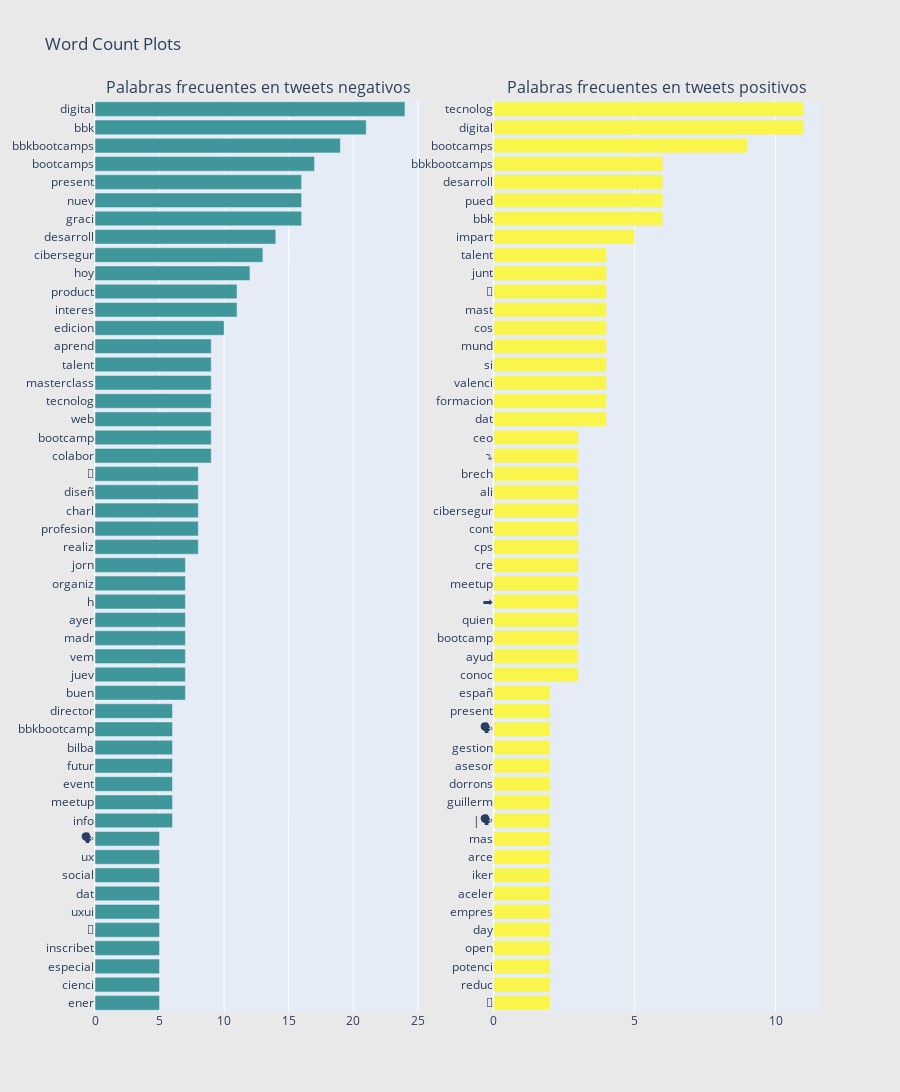

Write notebook code for a chart like this one.
### Code cell
plot_ngrams(df, 'pred_bin', 'text_trans', 1)

### Figure 1 — Plotly figure (JSON) as saved in the notebook; plotly's stock layout.template omitted (floating-point values rounded to 4 significant figures)
{"data": [{"marker": {"color": "#3F979B"}, "orientation": "h", "showlegend": false, "type": "bar", "x": [5, 5, 5, 5, 5, 5, 5, 5, 5, 5, 6, 6, 6, 6, 6, 6, 6, 7, 7, 7, 7, 7, 7, 7, 7, 8, 8, 8, 8, 8, 9, 9, 9, 9, 9, 9, 9, 10, 11, 11, 12, 13, 14, 16, 16, 16, 17, 19, 21, 24], "xaxis": "x", "y": ["ener", "cienci", "especial", "inscribet", "📅", "uxui", "dat", "social", "ux", "🗣", "info", "meetup", "event", "futur", "bilba", "bbkbootcamp", "director", "buen", "juev", "vem", "madr", "ayer", "h", "organiz", "jorn", "realiz", "profesion", "charl", "diseñ", "🤝", "colabor", "bootcamp", "web", "tecnolog", "masterclass", "talent", "aprend", "edicion", "interes", "product", "hoy", "cibersegur", "desarroll", "graci", "nuev", "present", "bootcamps", "bbkbootcamps", "bbk", "digital"], "yaxis": "y"}, {"marker": {"color": "#F9F54B"}, "orientation": "h", "showlegend": false, "type": "bar", "x": [2, 2, 2, 2, 2, 2, 2, 2, 2, 2, 2, 2, 2, 2, 2, 2, 2, 2, 3, 3, 3, 3, 3, 3, 3, 3, 3, 3, 3, 3, 3, 3, 4, 4, 4, 4, 4, 4, 4, 4, 4, 4, 5, 6, 6, 6, 6, 9, 11, 11], "xaxis": "x2", "y": ["🚀", "reduc", "potenci", "open", "day", "empres", "aceler", "iker", "arce", "mas", "|🗣", "guillerm", "dorrons", "asesor", "gestion", "🗣", "present", "españ", "conoc", "ayud", "bootcamp", "quien", "➡", "meetup", "cre", "cps", "cont", "cibersegur", "ali", "brech", "⤵️", "ceo", "dat", "formacion", "valenci", "si", "mund", "cos", "mast", "🤝", "junt", "talent", "impart", "bbk", "pued", "desarroll", "bbkbootcamps", "bootcamps", "digital", "tecnolog"], "yaxis": "y2"}], "layout": {"annotations": [{"font": {"size": 16}, "showarrow": false, "text": "Palabras frecuentes en tweets negativos", "x": 0.225, "xanchor": "center", "xref": "paper", "y": 1, "yanchor": "bottom", "yref": "paper"}, {"font": {"size": 16}, "showarrow": false, "text": "Palabras frecuentes en tweets positivos", "x": 0.775, "xanchor": "center", "xref": "paper", "y": 1, "yanchor": "bottom", "yref": "paper"}], "height": 1200, "paper_bgcolor": "rgb(233,233,233)", "title": {"text": "Word Count Plots"}, "width": 900, "xaxis": {"anchor": "y", "domain": [0, 0.45]}, "xaxis2": {"anchor": "y2", "domain": [0.55, 1]}, "yaxis": {"anchor": "x", "domain": [0, 1]}, "yaxis2": {"anchor": "x2", "domain": [0, 1]}}}
